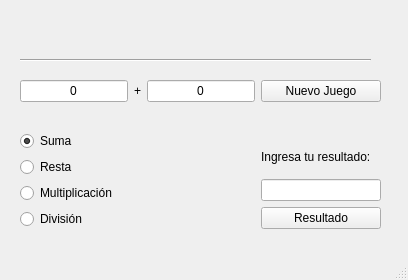
<?xml version="1.0" encoding="UTF-8"?>
<ui version="4.0">
 <class>MainWindow</class>
 <widget class="QMainWindow" name="MainWindow">
  <property name="geometry">
   <rect>
    <x>0</x>
    <y>0</y>
    <width>408</width>
    <height>280</height>
   </rect>
  </property>
  <property name="windowTitle">
   <string>Juegos Matemático</string>
  </property>
  <widget class="QWidget" name="centralwidget">
   <widget class="QWidget" name="gridLayoutWidget">
    <property name="geometry">
     <rect>
      <x>20</x>
      <y>70</y>
      <width>361</width>
      <height>171</height>
     </rect>
    </property>
    <layout class="QGridLayout" name="gridLayout">
     <item row="4" column="0">
      <layout class="QVBoxLayout" name="verticalLayout">
       <item>
        <widget class="QRadioButton" name="rbtn_suma">
         <property name="text">
          <string>Suma</string>
         </property>
         <property name="checked">
          <bool>true</bool>
         </property>
         <property name="accessibleName" stdset="0">
          <string/>
         </property>
        </widget>
       </item>
       <item>
        <widget class="QRadioButton" name="rbtn_resta">
         <property name="text">
          <string>Resta</string>
         </property>
         <property name="accessibleName" stdset="0">
          <string/>
         </property>
        </widget>
       </item>
       <item>
        <widget class="QRadioButton" name="rbtn_mult">
         <property name="text">
          <string>Multiplicación</string>
         </property>
         <property name="accessibleName" stdset="0">
          <string/>
         </property>
        </widget>
       </item>
       <item>
        <widget class="QRadioButton" name="rbtn_div">
         <property name="text">
          <string>División</string>
         </property>
         <property name="accessibleName" stdset="0">
          <string/>
         </property>
        </widget>
       </item>
      </layout>
     </item>
     <item row="4" column="1">
      <layout class="QVBoxLayout" name="verticalLayout_2">
       <item>
        <spacer name="verticalSpacer_2">
         <property name="orientation">
          <enum>Qt::Vertical</enum>
         </property>
         <property name="sizeType">
          <enum>QSizePolicy::Fixed</enum>
         </property>
         <property name="sizeHint" stdset="0">
          <size>
           <width>20</width>
           <height>10</height>
          </size>
         </property>
        </spacer>
       </item>
       <item>
        <widget class="QLabel" name="label_2">
         <property name="text">
          <string>Ingresa tu resultado:</string>
         </property>
        </widget>
       </item>
       <item>
        <widget class="QLineEdit" name="ledit_result">
         <property name="alignment">
          <set>Qt::AlignCenter</set>
         </property>
         <property name="readOnly">
          <bool>false</bool>
         </property>
         <property name="accessibleName" stdset="0">
          <string/>
         </property>
        </widget>
       </item>
       <item>
        <widget class="QPushButton" name="btn_result">
         <property name="text">
          <string>Resultado</string>
         </property>
         <property name="accessibleName" stdset="0">
          <string/>
         </property>
        </widget>
       </item>
      </layout>
     </item>
     <item row="2" column="1">
      <spacer name="verticalSpacer">
       <property name="orientation">
        <enum>Qt::Vertical</enum>
       </property>
       <property name="sizeType">
        <enum>QSizePolicy::Fixed</enum>
       </property>
       <property name="sizeHint" stdset="0">
        <size>
         <width>97</width>
         <height>13</height>
        </size>
       </property>
      </spacer>
     </item>
     <item row="1" column="0">
      <layout class="QHBoxLayout" name="horizontalLayout">
       <item>
        <widget class="QLineEdit" name="ledit_1">
         <property name="text">
          <string>0</string>
         </property>
         <property name="alignment">
          <set>Qt::AlignCenter</set>
         </property>
         <property name="readOnly">
          <bool>true</bool>
         </property>
         <property name="accessibleName" stdset="0">
          <string/>
         </property>
        </widget>
       </item>
       <item>
        <widget class="QLabel" name="label_op">
         <property name="text">
          <string>+</string>
         </property>
         <property name="alignment">
          <set>Qt::AlignCenter</set>
         </property>
         <property name="accessibleName" stdset="0">
          <string/>
         </property>
        </widget>
       </item>
       <item>
        <widget class="QLineEdit" name="ledit_2">
         <property name="text">
          <string>0</string>
         </property>
         <property name="alignment">
          <set>Qt::AlignCenter</set>
         </property>
         <property name="readOnly">
          <bool>true</bool>
         </property>
         <property name="accessibleName" stdset="0">
          <string/>
         </property>
        </widget>
       </item>
      </layout>
     </item>
     <item row="1" column="1">
      <widget class="QPushButton" name="btn_new">
       <property name="text">
        <string>Nuevo Juego</string>
       </property>
       <property name="accessibleName" stdset="0">
        <string/>
       </property>
      </widget>
     </item>
    </layout>
   </widget>
   <widget class="QLabel" name="feedback">
    <property name="geometry">
     <rect>
      <x>227</x>
      <y>260</y>
      <width>141</width>
      <height>41</height>
     </rect>
    </property>
    <property name="text">
     <string/>
    </property>
   </widget>
   <widget class="Line" name="line">
    <property name="geometry">
     <rect>
      <x>20</x>
      <y>50</y>
      <width>351</width>
      <height>20</height>
     </rect>
    </property>
    <property name="orientation">
     <enum>Qt::Horizontal</enum>
    </property>
   </widget>
  </widget>
  <widget class="QStatusBar" name="statusbar"/>
  <action name="actionFelipe_garrido">
   <property name="text">
    <string>Felipe Garrido</string>
   </property>
  </action>
 </widget>
 <resources/>
 <connections/>
</ui>
